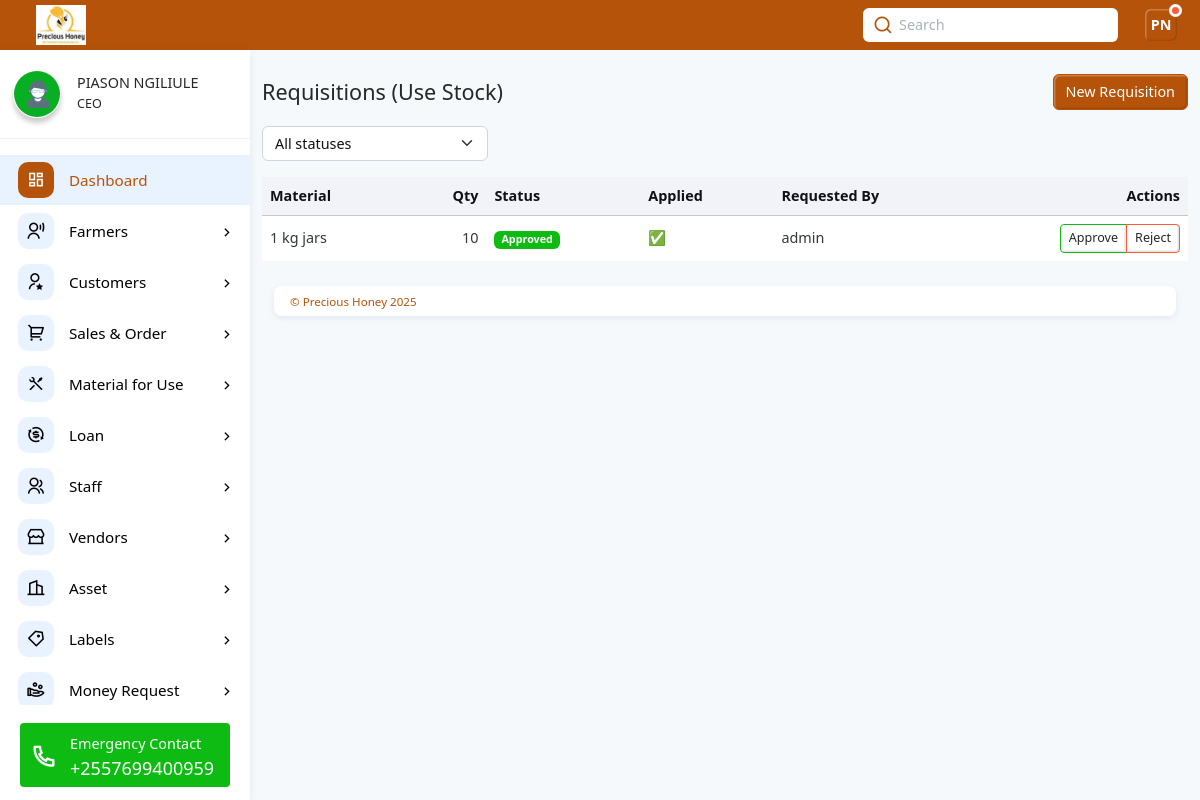
Screenshot of /materials/requisitions/ (signed in) with the database file from the repository.
### web/models.py (models this page shows, shortened)
class Staff(models.Model):
    user = models.OneToOneField(MyUser, on_delete=models.CASCADE)  # badala ya ForeignKey
    first_name = models.CharField(max_length=100)
    middle_name = models.CharField(max_length=100, blank=True, null=True)
    last_name = models.CharField(max_length=100)
    gender = models.CharField(max_length=10, choices=[('male', 'Male'), ('female', 'Female')])
    village = models.CharField(max_length=100)
    ward = models.CharField(max_length=100)
    district = models.CharField(max_length=100)
    region = models.CharField(max_length=100)
    designation = models.CharField(max_length=100)
    mobile_number = models.CharField(max_length=15)
    nin_number = models.CharField(max_length=20, blank=True, null=True)
    postal_code = models.CharField(max_length=10, blank=True, null=True)
    email = models.EmailField(unique=True)
    username = models.CharField(max_length=100, unique=True)
    profile_picture = models.FileField(upload_to="home/", blank=True, null=True, help_text="Optional")
    date_joined = models.DateTimeField(auto_now_add=True, null=True)
    def initials(self):
        return f"{self.first_name[0].upper()}{self.last_name[0].upper()}"

class BaseFlow(models.Model):
    STATUS_CHOICES = [
        ("pending", "Pending"),
        ("approved", "Approved"),
        ("rejected", "Rejected"),
    ]
    material = models.ForeignKey(Material, on_delete=models.PROTECT, related_name="%(class)ss")
    quantity = models.PositiveIntegerField()
    status = models.CharField(max_length=10, choices=STATUS_CHOICES, default="pending")
    note = models.TextField(blank=True, null=True)
    requested_by = models.ForeignKey(User, null=True, blank=True, on_delete=models.SET_NULL, related_name="%(class)s_requests")
    decided_by = models.ForeignKey(User, null=True, blank=True, on_delete=models.SET_NULL, related_name="%(class)s_decisions")
    applied = models.BooleanField(default=False, editable=False)  # has stock mutation been applied?
    created_at = models.DateTimeField(auto_now_add=True)
    decided_at = models.DateTimeField(blank=True, null=True)
    class Meta:
        abstract = True
        ordering = ["-created_at"]

class MaterialRequisition(BaseFlow):
    """
    Decreases stock when approved.
    """

class Material(models.Model):
    name = models.CharField(max_length=80, unique=True)
    unit = models.CharField(max_length=10, choices=UNIT_CHOICES, default="pcs")
    stock = models.PositiveIntegerField(default=0, help_text="Current stock in pieces")
    is_active = models.BooleanField(default=True)
    created_at = models.DateTimeField(auto_now_add=True)
    class Meta:
        ordering = ["name"]
        indexes = [models.Index(fields=["name"]), models.Index(fields=["is_active"])]

class MyUser(AbstractBaseUser):
    email=models.EmailField(verbose_name="email", max_length=100, unique=True)
    username=models.CharField(verbose_name="user name", max_length=100, unique=True)
    date_joined=models.DateTimeField(verbose_name="date joined", auto_now_add=True)
    last_login=models.DateTimeField(verbose_name="last login", auto_now=True)
    is_admin=models.BooleanField(default=False)
    is_active=models.BooleanField(default=True)
    is_staff=models.BooleanField(default=True)
    is_superuser=models.BooleanField(default=False)
    hide_email = models.BooleanField(default=True)
    USERNAME_FIELD="email"
    REQUIRED_FIELDS=['username']
    objects=MyUserManager()
    def __str__(self):
        return self.username

### web/views.py (the view)
# urls.py: path("materials/requisitions/", views.requisition_list, name="requisition_list"),
@login_required(login_url="signin")
def requisition_list(request):
    staff = get_object_or_404(Staff, email=request.user.email, username=request.user.username)
    staff = Staff.objects.get(user=request.user)
    initials = staff.initials()  # piga method ya initials
    qs = MaterialRequisition.objects.select_related("material").all()
    status = request.GET.get("status")
    if status in {"pending", "approved", "rejected"}:
        qs = qs.filter(status=status)
    page_obj = Paginator(qs, 20).get_page(request.GET.get("page"))
    context = {
        "page_obj": page_obj,
        "status": status,
        "designation": staff.designation,
        "first_name": staff.first_name,
        "last_name": staff.last_name,
        "profile_picture": staff.profile_picture,
        "initials": initials,
    }
    return render(request, "web/requisition_list.html", context)

### web/templates/web/requisition_list.html (shortened to what this page needs)
{% extends "web/base.html" %}
{% block content %}
<div class="container mt-4">
  <div class="d-flex align-items-center gap-2 mb-3">
    <h4 class="mb-0">Requisitions (Use Stock)</h4>
    <a href="{% url 'requisition_create' %}" class="btn btn-primary ms-auto">New Requisition</a>
  </div>
  <form method="get" class="row g-2 mb-3">
    <div class="col-sm-3">
      <select name="status" class="form-select" onchange="this.form.submit()">
        <option value="">All statuses</option>
      </select>
    </div>
  </form>
  <div class="table-responsive">
    <table class="table table-hover align-middle">
      <thead class="table-light">
        <tr>
          <th>Material</th>
          <th class="text-end">Qty</th>
          <th>Status</th>
          <th>Applied</th>
          <th>Requested By</th>
          <th style="width:200px" class="text-end">Actions</th>
        </tr>
      </thead>
      <tbody>
        {% for r in page_obj.object_list %}
        <tr>
          <td>{{ r.material.name }}</td>
          <td class="text-end">{{ r.quantity }}</td>
          <td><span class="badge bg-{% if r.status == 'approved' %}success{% elif r.status == 'rejected' %}secondary{% else %}warning text-dark{% endif %}">
            {{ r.status|title }}</span></td>
          <td>{% if r.applied %}✅{% else %}—{% endif %}</td>
          <td>{{ r.requested_by|default:"—" }}</td>
          <td class="text-end">
            <div class="btn-group">
              <a href="{% url 'requisition_approve' r.id %}" class="btn btn-sm btn-outline-success">Approve</a>
              <a href="{% url 'requisition_reject' r.id %}" class="btn btn-sm btn-outline-danger">Reject</a>
            </div>
          </td>
        </tr>
        {% empty %}
        <tr><td colspan="6" class="text-center text-muted py-4">No requisitions.</td></tr>
        {% endfor %}
      </tbody>
    </table>
  </div>
</div>
{% endblock %}

### web/templates/web/base.html (shortened to what this page needs)
{% load static %}
<!DOCTYPE html><html lang="en"><head>
    <link rel="stylesheet" href="{% static 'web/css/remixicon.css' %}">
    <link rel="stylesheet" href="{% static 'web/css/main.min.css' %}">
    <link rel="stylesheet" href="{% static 'web/css/OverlayScrollbars.min.css' %}">
  </head>
  <body>
    <div class="page-wrapper">
      <div class="app-header d-flex align-items-center">
        <div class="app-brand ms-3">
          <a href="{% url 'home' %}" class="d-lg-block d-none">
            <img src="{% static 'web/images/logo6.jpg' %}" class="logo" alt="Precious Honey Information Management System">
          </a>
        </div>
        <div class="header-actions">
          {% if user.is_authenticated %}
          <div class="search-container d-lg-block d-none mx-3">
            <input type="text" class="form-control" id="searchId" placeholder="Search">
            <i class="ri-search-line"></i>
          </div>
          {% endif %}
          {% if user.is_authenticated %}
          <div class="dropdown ms-2">
            <a id="userSettings" class="dropdown-toggle d-flex align-items-center" href="#!" role="button" data-bs-toggle="dropdown" aria-expanded="false">
              <div class="avatar-box">{{ initials }}<span class="status busy"></span></div>
            </a>
          </div>
          {% endif %}
        </div>
      </div>
      <div class="main-container">
        {% if user.is_authenticated %}
        <nav id="sidebar" class="sidebar-wrapper">
          <div class="sidebar-profile">
            {% if profile_picture %}
            <img src=" {{profile_picture.url}}" class="img-shadow img-3x me-3 rounded-5" alt="Precious Honey Management System">
            {% else %}
            <img src="{% static 'web/images/profile2.jpg' %}" class="img-shadow img-3x me-3 rounded-5" alt="Precious Honey Management System">
            {% endif %}
            <div class="m-0">
              <h6 class="mb-1 profile-name text-nowrap text-truncate">{{first_name}} {{last_name}}</h6>
              <p class="m-0 small profile-name text-nowrap text-truncate">{{designation}}</p>
            </div>
          </div>
          <div class="sidebarMenuScroll">
            <ul class="sidebar-menu">
              <li class="active current-page">
                <a href="{% url 'home' %}">
                  <i class="ri-dashboard-line"></i>
                  <span class="menu-text">Dashboard</span>
                </a>
              </li>
              {% if designation == "Collection Officer" or designation == "CEO" or designation == "Manager" or designation == "Store Keeper" or designation == "Bee Keeper" %}
              <li class="treeview">
                <a href="#!">
                  <i class="ri-user-voice-line"></i>
                  <span class="menu-text">Farmers</span>
                </a>
              </li>
              {% endif %}
              {% if designation == "CEO" or designation == "Manager" or designation == "Vendors" or designation == "Marketing Officer" or designation == "Finance Officer" or designation == "Store Keeper" %}
              <li class="treeview">
                <a href="#!">
                  <i class="ri-user-star-line"></i>
                  <span class="menu-text">Customers</span>
                </a>
              </li>
              {% endif %}
              {% if designation == "CEO" or designation == "Manager" or designation == "Finance Officer" or designation == "Marketing Officer" or designation == "Store Keeper" %}
              <li class="treeview">
                <a href="#!">
                  <i class="ri-shopping-cart-2-line"></i>
                  <span class="menu-text">Sales & Order</span>
                </a>
              </li>
              {% endif %}
              {% if designation == "CEO" or designation == "Manager" or designation == "Store Keeper" or designation == "Factory Manager" %}
              <li class="treeview">
                <a href="#!">
                  <i class="ri-tools-line"></i>
                  <span class="menu-text">Material for Use</span>
                </a>
              </li>
              {% endif %}
              {% if designation == "CEO" or designation == "Manager" %}
              <li class="treeview">
                <a href="#!">
                  <i class="ri-exchange-dollar-line"></i>
                  <span class="menu-text">Loan</span>
                </a>
              </li>
              {% endif %}
              {% if designation == "CEO" or designation == "Manager" %}
              <li class="treeview">
                <a href="#!">
                  <i class="ri-group-line"></i>
                  <span class="menu-text">Staff</span>
                </a>
              </li>
              {% endif %}
              {% if designation == "CEO" or designation == "Marketing Officer" or designation == "Manager" %}
              <li class="treeview">
                <a href="#!">
                  <i class="ri-store-2-line"></i>
                  <span class="menu-text">Vendors</span>
                </a>
              </li>
              {% endif %}
              {% if designation == "CEO" or designation == "Manager" or designation == "Store Keeper" %}
              <li class="treeview">
                <a href="#!">
                  <i class="ri-building-2-line"></i>
                  <span class="menu-text">Asset</span>
                </a>
              </li>
              {% if designation == "CEO" or designation == "Manager" or designation == "Store Keeper" %}
              <li class="treeview">
                <a href="#!">
                  <i class="ri-price-tag-3-line"></i>
                  <span class="menu-text">Labels</span>
                </a>
              </li>
              {% endif %}
              {% endif %}
              <li class="treeview">
                <a href="#!">
                  <i class="ri-hand-coin-line"></i>
                  <span class="menu-text">Money Request</span>
                </a>
              </li>
            </ul>
          </div>
          <div class="sidebar-contact">
            <p class="fw-light mb-1 text-nowrap text-truncate">Emergency Contact</p>
            <h5 class="m-0 lh-1 text-nowrap text-truncate">+2557699400959</h5>
            <i class="ri-phone-line"></i>
          </div>
        </nav>
        {% endif %}
      <div class="app-container">
        {% block content %}
        {% endblock %}
      </div>
          <div class="app-footer bg-white">
            <span>© Precious Honey {% now "Y" %}</span>
        </div>
        </div>
      </div>
</body></html>

### web/templates/web/base.html (style rules this page uses)
:root { --honey-50: #fff8e6; --honey-100:#fdecc2; --honey-300:#fbcf77; --honey-400:#fbbf24; --honey-500:#f59e0b; --honey-700:#b45309; --ink:#111; }

### rows the page displays
Staff: first_name "PIASON", last_name "NGILIULE", designation "CEO"
MaterialRequisition: material.name "1 kg jars", quantity "10", status "Approved", requested_by "admin"

### other values shown
{{ initials }} "PN"
